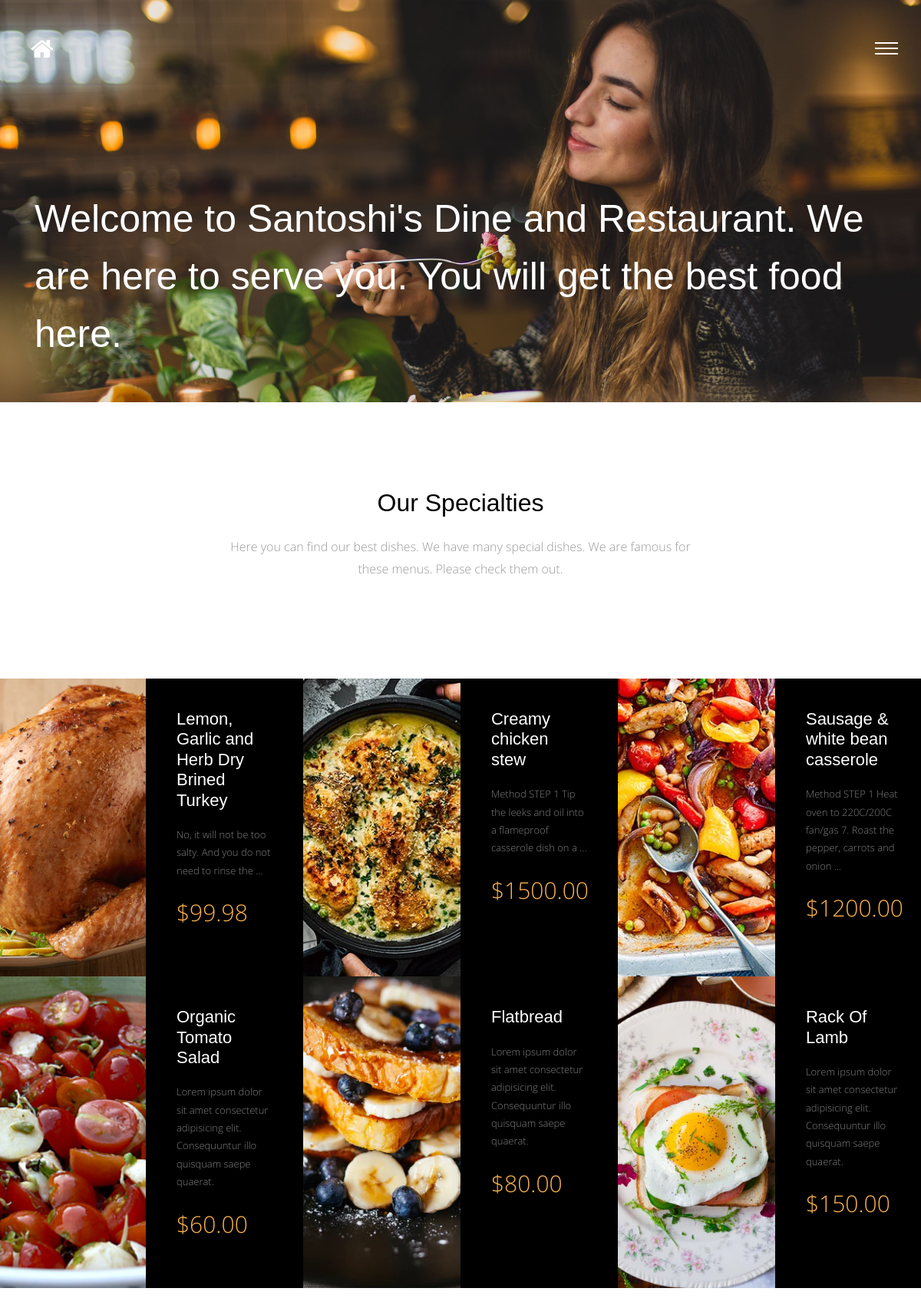
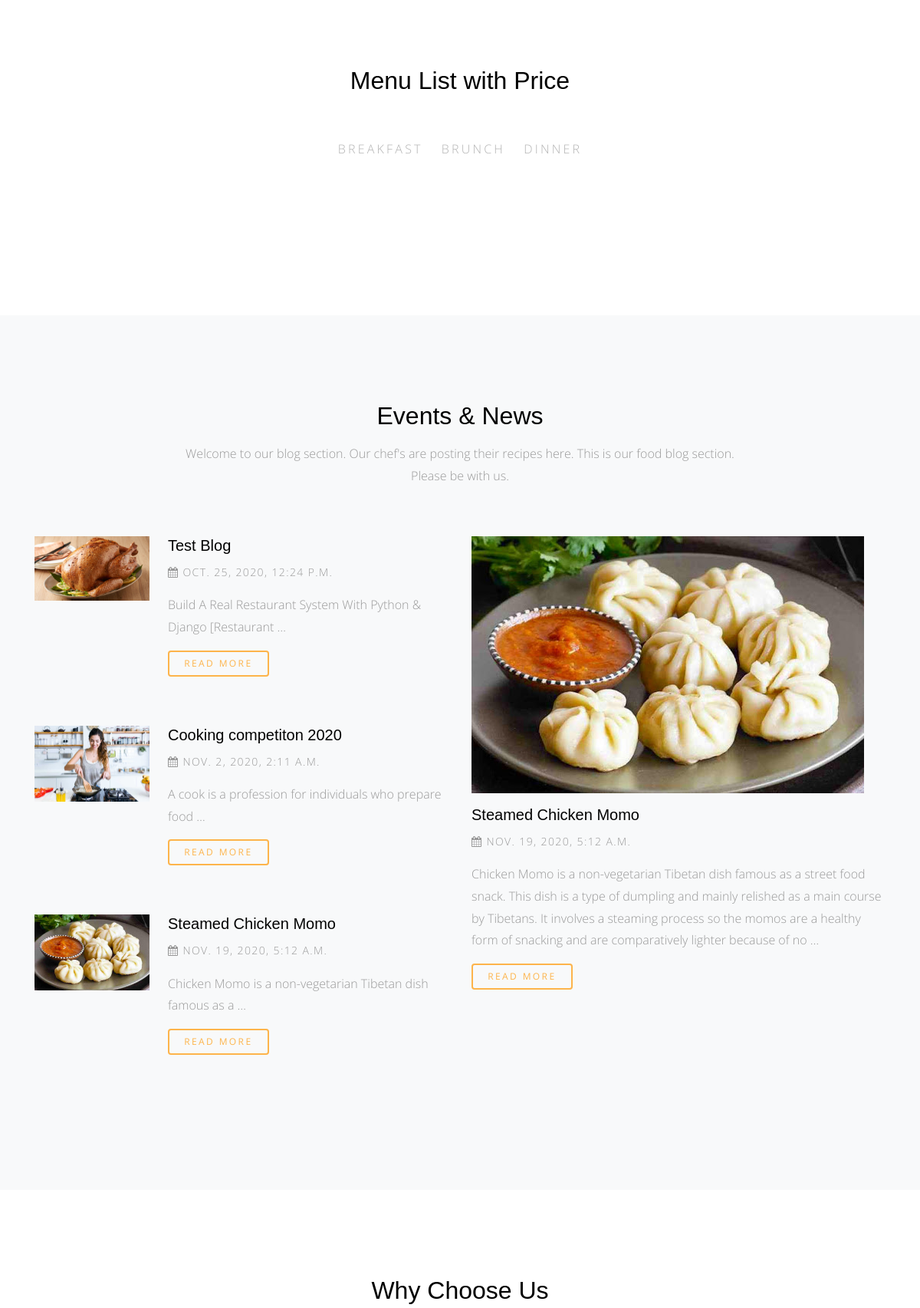
The page / (upper part) on the database its author committed (2 pictures, top to bottom).
### meals/models.py (models this page shows, shortened)
class Meals(models.Model):
    name = models.CharField(max_length=255)
    description = models.TextField(max_length=700)
    category = models.ForeignKey('Category', on_delete=models.SET_NULL, null=True)
    people = models.IntegerField()  # This meal would be enough for how many people
    price = models.DecimalField(max_digits=6, decimal_places=2)
    preparation_time = models.IntegerField()   # The time this meal to be prepared
    image = models.ImageField(upload_to='meals/')   # The image for this meal.
    slug = models.SlugField(blank=True, null=True)
    class Meta:
        verbose_name = 'meal'              # This is the singular name
        verbose_name_plural = 'meals'      # This is the plural name

class Category(models.Model):
    name = models.CharField(max_length=255)
    class Meta:
        verbose_name = 'category'              # This is the singular name
        verbose_name_plural = 'categories'      # This is the plural name
    def __str__(self):
        return self.name

### blog/models.py (models this page shows, shortened)
class Post(models.Model):
    title = models.CharField(max_length=155)
    content = models.TextField()
    author = models.ForeignKey(User, on_delete=models.CASCADE)
    image = models.ImageField(upload_to='blog/', blank=True, null=True)
    category = models.ForeignKey('Category', null=True, on_delete=models.SET_NULL)
    created  = models.DateTimeField(default=timezone.now)
    tags = TaggableManager(blank=True)
    class Meta:
        verbose_name = ' post'
        verbose_name_plural = 'posts'

### home/views.py (the view)
# urls.py: path('', views.home, name='home'),
def home(request):
    meals = Meals.objects.all()
    meal_list = Meals.objects.all()
    categories = Category.objects.all()
    posts = Post.objects.all()
    latest_post = Post.objects.last()
    why_choose_us = Why_Choose_Us.objects.all()
    context = {
        'meals' : meals,
        'meal_list' : meal_list,
        'categories' : categories,
        'posts' : posts,
        'latest_post' : latest_post,
        'why_choose_us' : why_choose_us,
    }
    return render(request, 'home/index.html', context)

### home/templates/home/index.html (shortened to what this page needs)
{% extends 'base.html' %}
{% load static %}
{% block content %}
<div class="main-wrap">
  <div class="cover_1">
    <div class="img_bg" style="background-image: url({% static 'img/slider-1.jpg' %})"
      data-stellar-background-ratio="0.5">
      <div class="container">
        <div class="row align-items-center">
          <div class="col-md-12" data-aos="fade-up">
            <h2 class="heading">Welcome to Santoshi's Dine and Restaurant. We are here to serve you. You will get
              the best food here.
            </h2>
          </div>
        </div>
      </div>
    </div>
  </div>
  <div class="section">
    <div class="container">
      <div class="row justify-content-center">
        <div class="col-md-7 text-center" data-aos="fade-up">
          <h2 class="mb-4">Our Specialties</h2>
          <p class="lead">Here you can find our best dishes. We have many special dishes. We are famous for these menus. Please check them out.</p>
        </div>
      </div>
    </div>
  </div>
  <div class="section pt-0 pb-0">
    <div class="menus d-flex bg-light">
      {% for meal in meals %}
      <div class="d-flex item">
        <div class="image" style="background-image: url({{meal.image.url}});" data-aos="fade"></div>
        <div class="text">
          <h3>{{meal.name}}</h3>
          <p>{{meal.description|truncatewords:15}}</p>
          <p class="price">${{meal.price}}</p>
        </div>
      </div>
      {% endfor %}
    </div>
  </div>
  <div class="section">
    <div class="container">
      <div class="row justify-content-center">
        <div class="col-md-8" data-aos="fade-up">
          <h2 class="mb-5 text-center">Menu List with Price</h2>
          <ul class="nav site-tab-nav" id="pills-tab" role="tablist">
            {% for category in categories %}
            <li class="nav-item">
              <a class="nav-link" id="{{category}}-tab" data-toggle="pill" href="#{{category}}" role="tab"
                aria-controls="{{category}}" aria-selected="true">{{category}}</a>
            </li>
            {% endfor %}
          </ul>
        </div>
      </div>
    </div>
  </div>
  <div class="section bg-light">
    <div class="container">
      <div class="row justify-content-center mb-5" data-aos="fade-up">
        <div class="col-md-8  text-center">
          <h2 class="mb-3">Events &amp; News</h2>
          <p class="lead">Welcome to our blog section. Our chef's are posting their recipes here. This
            is our food blog section. Please be with us.</p>
        </div>
      </div>
      <div class="row">
        <div class="col-lg-6">
          {% for post in posts %}
          <div class="media d-block d-lg-flex mb-5" data-aos="fade-up" data-aos-delay="100">
            <figure class="mr-4 horizontal">
              <img src="{{ post.image.url }}" alt="Image placeholder" class="img-fluid">
            </figure>
            <div class="media-body">
              <h3><a href="{% url 'blog:post_detail' post.id %}">{{ post.title }}</a></h3>
              <p class="post-meta"><span><span class="fa fa-calendar"></span> {{post.created}}</span></p>
              <p>{{post.content|truncatewords:10}}</p>
              <p><a href="{% url 'blog:post_detail' post.id %}" class="btn btn-primary btn-outline-primary btn-sm">Read
                  More</a></p>
            </div>
          </div>
          {% endfor %}
        </div>
        <div class="col-lg-6">
          <div class="media d-block mb-5" data-aos="fade-up" data-aos-delay="400">
            <figure>
              <a href="#"><img src="{{latest_post.image.url}}" alt="Image placeholder" class="img-fluid"></a>
            </figure>
            <div class="media-body">
              <h3><a href="{% url 'blog:post_detail' latest_post.id %}">{{latest_post.title}}</a></h3>
              <p class="post-meta"><span><span class="fa fa-calendar"></span> {{latest_post.created}}</span></p>
              <p>{{latest_post.content|truncatewords:50}}</p>
              <p><a href="{% url 'blog:post_detail' latest_post.id %}"
                  class="btn btn-primary btn-outline-primary btn-sm">Read More</a></p>
            </div>
          </div>
        </div>
      </div>
    </div>
  </div>
  <div class="section">
    <div class="container">
      <div class="row justify-content-center mb-5" data-aos="fade-up">
        <div class="col-md-8  text-center">
          <h2 class="mb-3">Why Choose Us</h2>
        </div>
      </div>
    </div>
  </div>
</div>
{% endblock %}

### static/css/style.css (style rules this page uses)
html { overflow-x: hidden; }
body { background: #fff; font-family: "Open Sans", cursive; font-size: 16px; line-height: 1.8; font-weight: 300; color: #999999; }
a { -webkit-transition: .3s all ease; -o-transition: .3s all ease; transition: .3s all ease; text-decoration: none; }
h1, h2, h3, h4, h5 { color: #000; font-family: "Playfair Display", Arial, sans-serif; }
h1 a, h2 a, h3 a, h4 a, h5 a { color: #000; }
.btn, .form-control { outline: none; }
.btn { font-size: 13px; text-transform: uppercase; letter-spacing: .2em; }
.btn.btn-primary { color: #fff; border-width: 2px; }
.btn.btn-sm { font-size: 12px; }
.btn.btn-outline-primary { border-width: 2px; color: #fdb44b; }
@media (min-width: 992px) { .media figure.horizontal { width: 150px; } }
.media h3 { font-size: 20px; margin-bottom: 10px; }
.media .post-meta { font-size: 14px; letter-spacing: .1em; text-transform: uppercase; }
.site-tab-nav { display: block; text-align: center; margin-bottom: 80px !important; }
.site-tab-nav li { float: none; display: inline-block; *display: inline; zoom: 1; }
.site-tab-nav li a { background: none; color: #b3b3b3; font-size: 16px; text-transform: uppercase; letter-spacing: .2em; border-bottom: 2px solid transparent; padding-left: 0; padding-right: 0; margin: 0 10px; }
.site-tab-nav, .nav-pills { text-align: center; }
.lead { font-size: 16px; }
.section { padding: 7em 0; }
.cover_1 { position: relative; }
.cover_1 .img_bg { background-repeat: no-repeat; background-size: cover !important; background-position: center center; min-height: 550px !important; height: 70vh !important; }
.cover_1 .img_bg, .cover_1 .img_bg > .container > .row { min-height: 700px; height: 100vh; }
.cover_1 .heading { color: white; font-weight: 300; font-size: 30px; line-height: 1.5; }
@media (min-width: 768px) { .cover_1 .heading { font-size: 50px; line-height: 1.5; } }
.menus { display: -webkit-box; display: -ms-flexbox; display: flex; -ms-flex-wrap: wrap; flex-wrap: wrap; margin-right: -15px; margin-left: -15px; }
@media (min-width: 576px) { .menus .item { -webkit-box-flex: 0; -ms-flex: 0 0 100%; flex: 0 0 100%; max-width: 100%; } }
@media (min-width: 768px) { .menus .item { -webkit-box-flex: 0; -ms-flex: 0 0 50%; flex: 0 0 50%; max-width: 50%; } }
@media (min-width: 992px) { .menus .item { -webkit-box-flex: 0; -ms-flex: 0 0 50%; flex: 0 0 50%; max-width: 50%; } }
@media (min-width: 1200px) { .menus .item { -webkit-box-flex: 0; -ms-flex: 0 0 33.33333%; flex: 0 0 33.33333%; max-width: 33.33333%; } }
.menus .item .image, .menus .item .text { width: 50%; }
.menus .item .image { background-size: cover; background-position: center center; }
.menus .item .text { padding: 40px; background: #000; }
.menus .item .text h3 { color: #fff; font-size: 22px; margin-bottom: 20px; }
.menus .item .text p { color: #fff; font-size: 13px; opacity: .5; }
.menus .item .text .price { font-size: 30px; color: #fdb44b; opacity: 1; }

### rows shown on the page
Meals: image (picture), name "Lemon, Garlic and Herb Dry Brined Turkey", description "No, it will not be too salty. And you do not need to rinse the …", price "99.98"
Meals: image (picture), name "Creamy chicken stew", description "Method STEP 1 Tip the leeks and oil into a flameproof casserole dish on a …", price "1500.00"
Meals: image (picture), name "Sausage & white bean casserole", description "Method STEP 1 Heat oven to 220C/200C fan/gas 7. Roast the pepper, carrots and onion …", price "1200.00"
Meals: image (picture), name "Organic Tomato Salad", description "Lorem ipsum dolor sit amet consectetur adipisicing elit. Consequuntur illo quisquam saepe quaerat.", price "60.00"
Meals: image (picture), name "Flatbread", description "Lorem ipsum dolor sit amet consectetur adipisicing elit. Consequuntur illo quisquam saepe quaerat.", price "80.00"
Meals: image (picture), name "Rack Of Lamb", description "Lorem ipsum dolor sit amet consectetur adipisicing elit. Consequuntur illo quisquam saepe quaerat.", price "150.00"
Category: name "BREAKFAST"
Category: name "BRUNCH"
Category: name "DINNER"
Post: image (picture), title "Test Blog", created "OCT. 25, 2020, 12:24 P.M.", content "Build A Real Restaurant System With Python & Django [Restaurant …"
Post: image (picture), title "Cooking competiton 2020", created "NOV. 2, 2020, 2:11 A.M.", content "A cook is a profession for individuals who prepare food …"
Post: image (picture), title "Steamed Chicken Momo", created "NOV. 19, 2020, 5:12 A.M.", content "Chicken Momo is a non-vegetarian Tibetan dish famous as a …", content "Chicken Momo is a non-vegetarian Tibetan dish famous as a street food snack. This dish is a type of dumpling and mainly relished as a main course by Tibetans. It involves a steaming process so the momos are a healthy form of snacking and are comparatively lighter because of no …"
